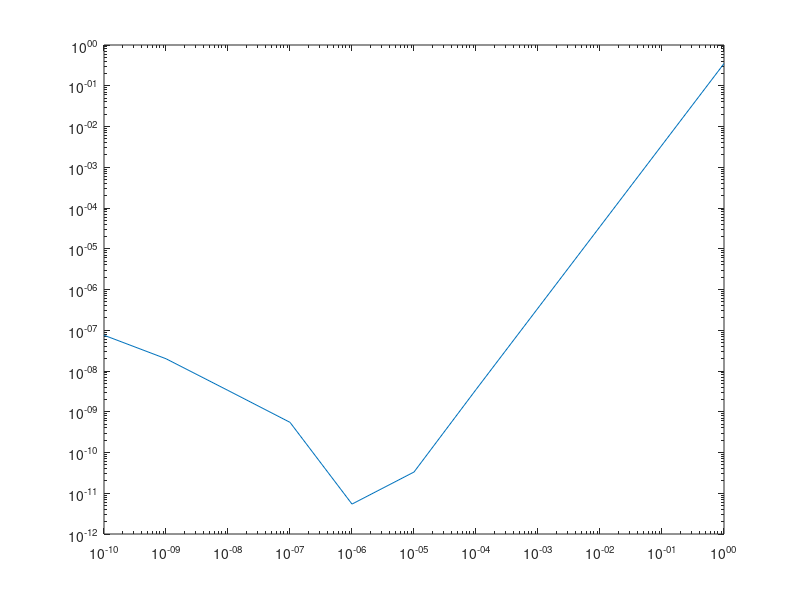

Write the MATLAB code that produced this figure.
1
x = 0.5
h = 10;

f = @(x) -.1 * x^4 - .15 * x^3 - .5 * x^2 - .25 * x + 1.2;

df = @(x) -.4 * x^3 - .45 * x^2 - x - .25;
cdf = df(x)


adf = @(xi, xo, h) (f(xi) - f(xo)) / (2 * h);

for k = 1:11

    h = h / 10;
    mh(1, k) = h;
    xi = x + h;
    xo = x - h;
    mr(1, k) = adf(xi, xo, h);
    merr(1, k) = abs(cdf - mr(1, k));
    printf("% .10f\t% .10f\n", h, mr(1, k));
end

loglog(mh, merr);